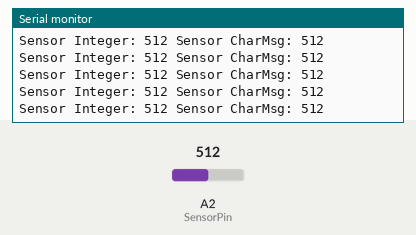
This sketch was run on a simulated Arduino Uno, built with avr-gcc and run on an emulated ATmega328P. Shown: the last lines printed to the serial monitor. Inputs (shaded band) come from the test bench; at power-on: A2 (SensorPin) = 512. No radio packets arrive unless stated.

Above: at 2.7 s.
2.8 s: A2 (SensorPin) set to 992
At 3.12 s:
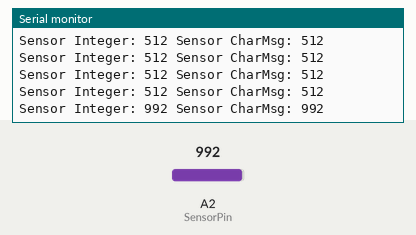
5.8 s: A2 (SensorPin) set to 1016
At 6.01 s:
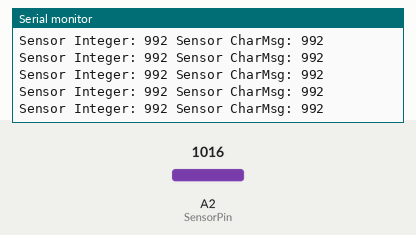
Timing chart, 0 to 8.8 s (numbered marks = the images above; inputs shaded):
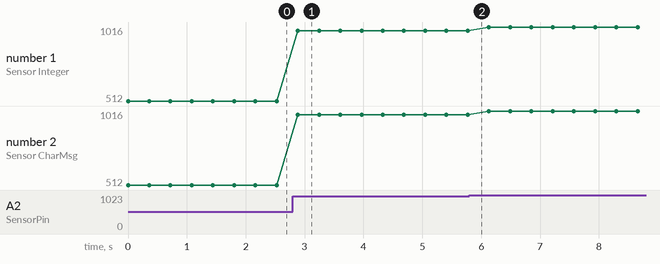

The sketch:

tryTX.ino
```cpp
#include <VirtualWire.h>
const int SensorPin = A2; // potentiometer pin
int SensorData;
char SensorCharMsg[5];
void setup()
{
 pinMode(SensorPin,INPUT);
 Serial.begin(9600);
 vw_setup(2000);     // Bits per sec
}
void loop()
{

  SensorData = analogRead(SensorPin);
  // Convert integer data to Char array directly
  itoa(SensorData,SensorCharMsg,10);
  // DEBUG
  Serial.print("Sensor Integer: ");
  Serial.print(SensorData);  // print the sensor data
  Serial.print(" Sensor CharMsg: ");
  Serial.print(SensorCharMsg);  //print the char array
  Serial.println(" ");
  delay(100);
  // END DEBUG
 vw_send((uint8_t *)SensorCharMsg, strlen(SensorCharMsg));  // send the message
 vw_wait_tx(); // Wait until the whole message is gone
 delay(200);
} // END
```

Measured:
- after the input at 2.8 s, the serial monitor: prints a new line after 0.09 s (image 1)
- plotted number 1: 512 → 992 after the input at 2.8 s, 992 → 1016 after the input at 5.8 s
- plotted number 2: 512 → 992 after the input at 2.8 s, 992 → 1016 after the input at 5.8 s
